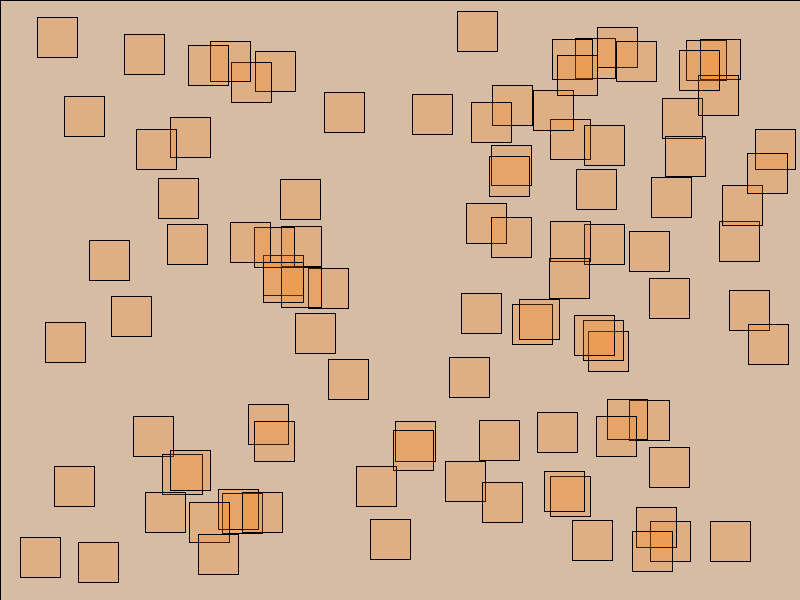
Frame 1 (no input)
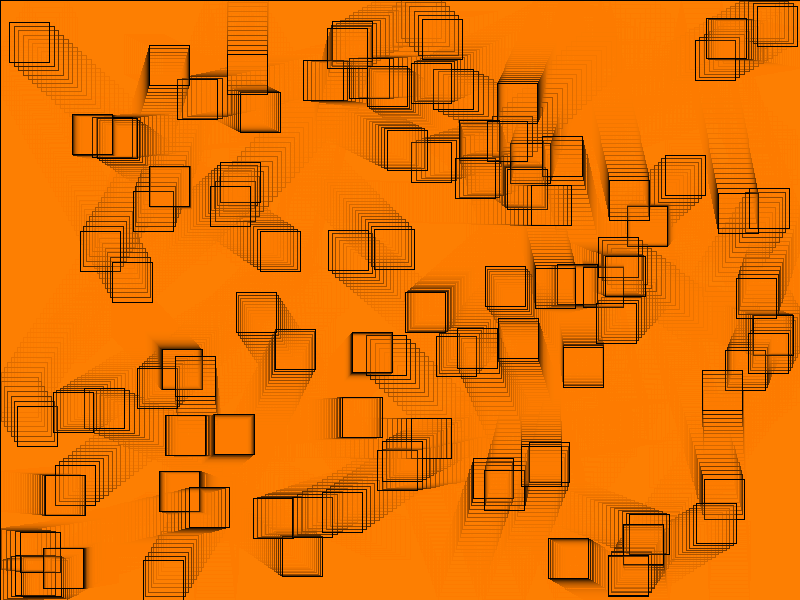
Frame 60 (the mouse pressed at the canvas centre just before this capture)
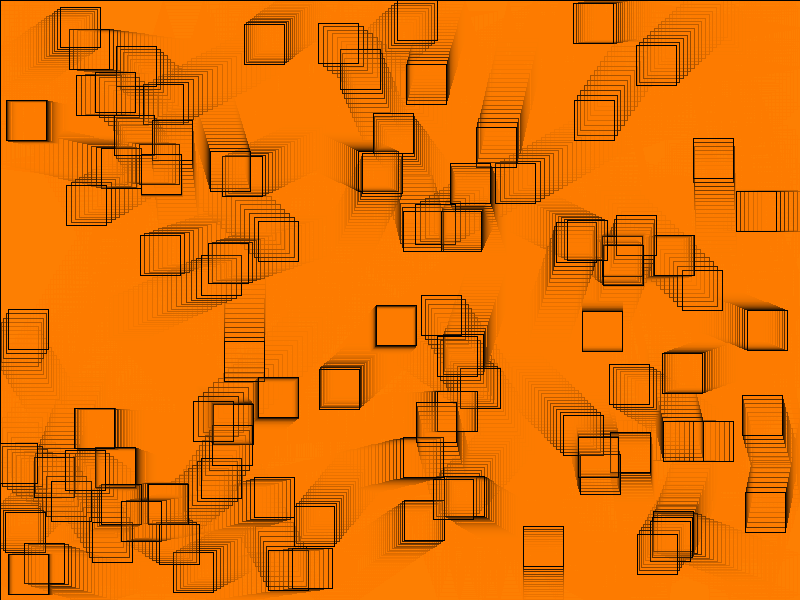
Frame 120 (the mouse held since frame 60 and released just before this capture)

The Processing sketch that drew these frames (run headless with seeded random() and noise(); from frame 60 on, the mouse is pressed at the canvas centre):

// Processing sketch: boxes_moving
// ── boxes_moving.pde

float rectX[] = new float[100];
float rectY[] = new float[100];
float sebX[] = new float[100];
float sebY[] = new float[100];

float a = 40;

void setup() {
  size(800, 600);
  rectMode(CENTER);
  
  for(int i = 0; i < rectX.length; ++i) {
    rectX[i] = random(a/2, width - a/2);
    rectY[i] = random(a/2, height - a/2);
    sebX[i] = random(-5, 5);
    sebY[i] = random(-5, 5);
  }
}

void draw() {
  fill(255, 127, 0, 51);
  rect(width / 2 , height / 2, width, height);
  for(int i = 0; i < rectX.length; ++i) {
    rect(rectX[i], rectY[i], a, a);
    rectX[i] += sebX[i];
    rectY[i] += sebY[i];
    
    if(rectX[i] > width - a/2 || rectX[i] < a/2) {
      sebX[i] *= -1;
    }
    
    if(rectY[i] > height - 20 || rectY[i] < 20) {
      sebY[i] *= -1;
    }
  }
}
